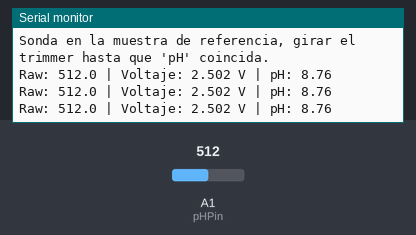
Recording of a sketch running on a simulated Arduino Uno, built with avr-gcc and run on an emulated ATmega328P. On the bench: the last lines printed to the serial monitor. Inputs (shaded band) come from the test bench; at power-on: A1 (pHPin) = 512.

Above: at 1.2 s.
1.3 s: A1 (pHPin) set to 716
At 1.86 s:
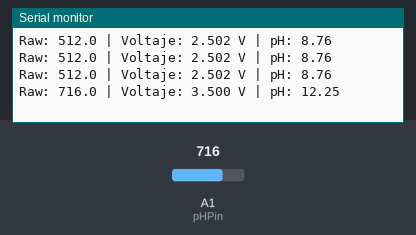
2.8 s: A1 (pHPin) set to 900
At 3.22 s:
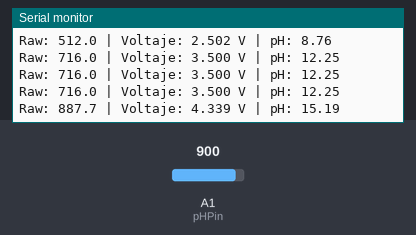
Timing chart, 0 to 5.8 s (numbered marks = the images above; inputs shaded):
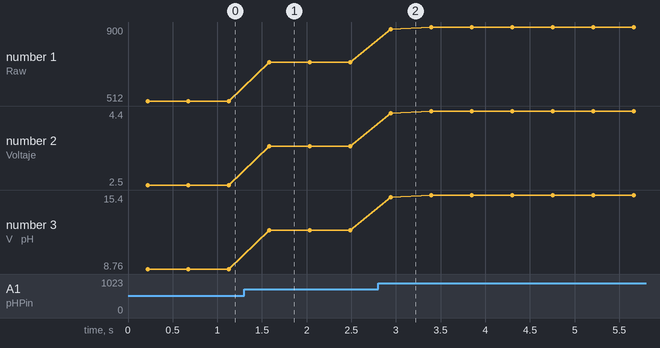

The sketch:

CAL_pH.ino
```cpp
// CAL_pH.ino
// Sketch de calibración por HARDWARE (potenciómetro) del módulo PH-4502C.
//
// Procedimiento:
//   1. Sumergir la sonda en la muestra de referencia (pH conocido, medido con
//      pHímetro patrón).
//   2. Abrir el Monitor Serie (9600 baudios) y dejar que la sonda se estabilice
//      unos segundos (temperatura/hidratación del bulbo).
//   3. Girar DESPACIO el potenciómetro del módulo PH-4502C, mirando el valor
//      "pH" que imprime este sketch, hasta que coincida con el valor de la
//      muestra de referencia.
//   4. NO tocar nada del software: la fórmula usada acá es fija (3.5*V + 0),
//      la calibración real la hace el trimmer del módulo corriendo la curva.
//
// No usa offset/pendiente ajustados por software a propósito: mientras se
// gira el potenciómetro, cualquier corrección por software enmascararía el
// efecto real del ajuste de hardware.

#define pHPin A1
const int N_MUESTRAS = 15;  // promedio para suavizar ruido del ADC mientras se gira el pot

void setup() {
  Serial.begin(9600);
  pinMode(pHPin, INPUT);
  Serial.println(F("=== Calibración de pH (potenciómetro PH-4502C) ==="));
  Serial.println(F("Sonda en la muestra de referencia, girar el trimmer hasta que 'pH' coincida."));
  Serial.println();
}

void loop() {
  long sumaRaw = 0;
  for (int i = 0; i < N_MUESTRAS; i++) {
    sumaRaw += analogRead(pHPin);
    delay(10);
  }
  float raw = sumaRaw / (float)N_MUESTRAS;

  float voltage = raw * (5.0 / 1023.0);
  float pH_value = 3.5 * voltage;

  Serial.print(F("Raw: "));
  Serial.print(raw, 1);
  Serial.print(F(" | Voltaje: "));
  Serial.print(voltage, 3);
  Serial.print(F(" V | pH: "));
  Serial.println(pH_value, 2);

  delay(300);
}
```

Measured:
- after the input at 1.3 s, the serial monitor: prints a new line after 0.28 s (image 1)
- after the input at 2.8 s, the serial monitor: prints a new line after 0.14 s (image 2)
- plotted number 1: 512 → 716 after the input at 1.3 s, 716 → 900 after the input at 2.8 s
- plotted number 2: 2.5 → 3.5 after the input at 1.3 s, 3.5 → 4.4 after the input at 2.8 s
- plotted number 3: 8.76 → 12.25 after the input at 1.3 s, 12.25 → 15.4 after the input at 2.8 s
